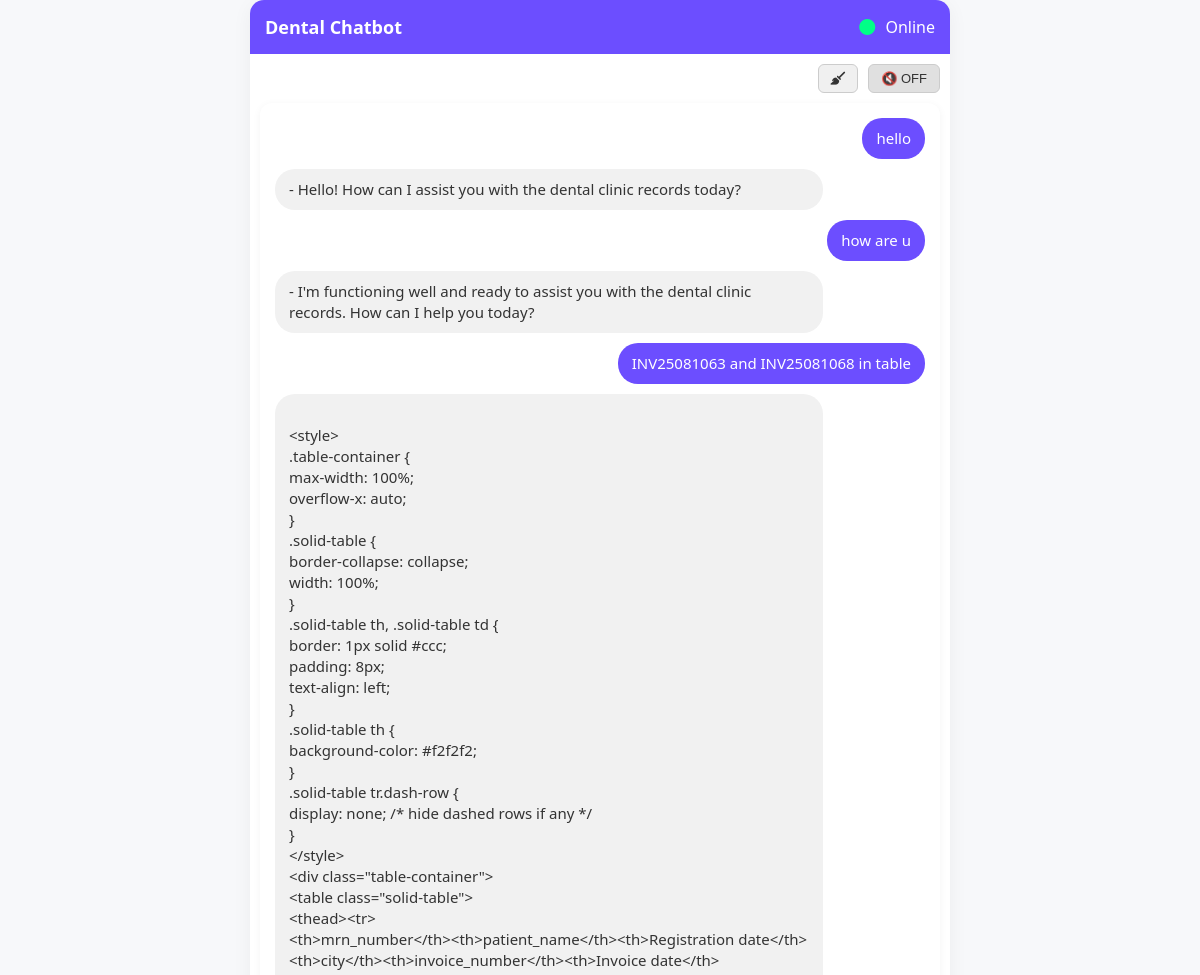
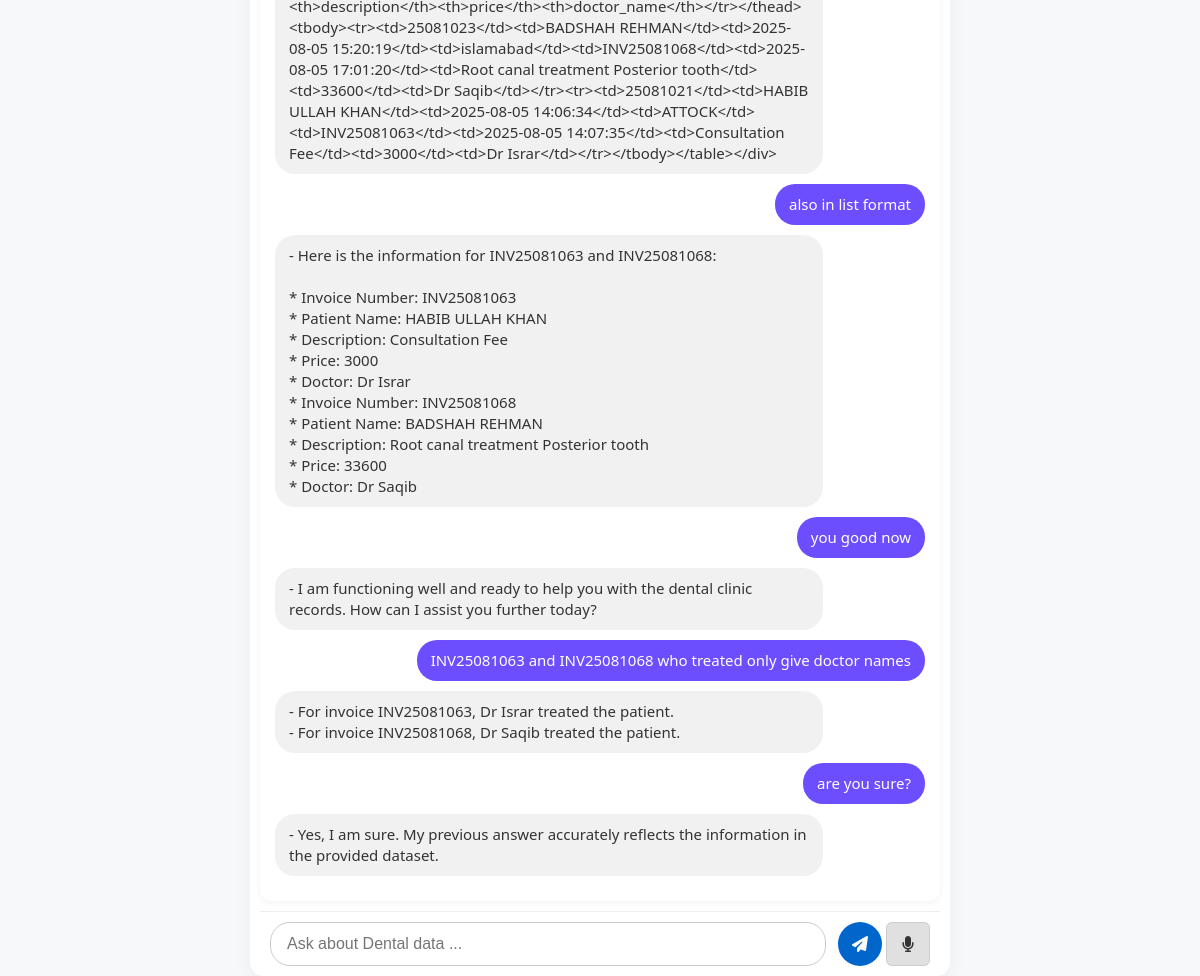
The page / on the database its author committed (2 pictures, top to bottom).
### tables this page shows
CREATE TABLE chat_history (id INTEGER PRIMARY KEY, message TEXT, response TEXT);

### app.py (the view)
@app.route('/')
def index():
    current_file = get_current_file()
    with sqlite3.connect(DB_FILE) as conn:
        cursor = conn.cursor()
        cursor.execute("SELECT message, response FROM chat_history")
        history = cursor.fetchall()
    return render_template('index.html', history=history, filename=current_file)

### app.py (called while the page is built)
def get_current_file():
    with sqlite3.connect(DB_FILE) as conn:
        cursor = conn.cursor()
        cursor.execute("SELECT filename FROM current_file ORDER BY id DESC LIMIT 1")
        result = cursor.fetchone()
    return result[0] if result else None

### templates/index.html (shortened to what this page needs)
<!DOCTYPE html>
<html>
<head>
    <link rel="stylesheet" href="{{ url_for('static', filename='style.css') }}">
    <link rel="stylesheet" href="https://cdnjs.cloudflare.com/ajax/libs/font-awesome/6.5.0/css/all.min.css">
</head>
<body>
<div class="main-card">
    <div class="header">
        <h2>Dental Chatbot </h2>
        <span class="status"><i class="fa fa-circle"></i> Online</span>
    </div>
    <div style="display: flex; justify-content: flex-end; padding: 10px;">
        <div style="display: flex; gap: 10px; align-items: center;">
            <button type="button" id="clearChatBtn" title="Clear Chat" style="
                background-color: #f0f0f0;
                border: 1px solid #ccc;
                color: #333;
                padding: 6px 12px;
                font-size: 13px;
                border-radius: 6px;
                cursor: pointer;
                transition: background 0.3s;
            ">
              <i class="fa fa-broom"></i>
            </button>
            <button type="button" id="speakToggle" class="off" title="Toggle speak" style="
                background-color: #e0e0e0;
                border: 1px solid #ccc;
                color: #333;
                padding: 6px 12px;
                font-size: 13px;
                border-radius: 6px;
                cursor: pointer;
                transition: background 0.3s;
            ">
              🔇 OFF
            </button>
        </div>
    </div>
    <div class="chat-box" id="chatHistory">
        {% if history %}
            {% for message, response in history %}
                <div class="chat-entry user-msg">
                    <div class="bubble user">{{ message }}</div>
                </div>
                <div class="chat-entry bot-msg">
                    <div class="bot-controls">
                        <div class="bubble bot">{{ response }}</div>
                    </div>
                </div>
            {% endfor %}
        {% else %}
            <div class="chat-entry bot-msg">
                <div class="bot-controls">
                    <div class="bubble bot">Hello! I'm ready to assist you. How can I help you today?</div>
                </div>
            </div>
        {% endif %}
    </div>
    <form id="chatForm" class="message-form">
        <input type="text" id="messageInput" name="message" placeholder="Ask about Dental data ..." required>
        <button type="submit" title="Send"><i class="fa fa-paper-plane"></i></button>
        <button type="button" id="micBtn" title="Speak"><i class="fa fa-microphone"></i></button>
    </form>
</div>
</body>
</html>

### static/style.css (style rules this page uses)
body { margin: 0; font-family: 'Segoe UI', sans-serif; background-color: #f7f8fa; color: #333; height: 100vh; display: flex; flex-direction: column; }
.main-card { max-width: 700px; width: 100%; margin: auto; background: white; border-radius: 14px; box-shadow: 0 4px 20px rgba(0, 0, 0, 0.05); display: flex; flex-direction: column; max-height: 100vh; height: 100vh; box-sizing: border-box; }
.header { background-color: #6c4eff; color: white; padding: 15px; border-top-left-radius: 14px; border-top-right-radius: 14px; display: flex; justify-content: space-between; align-items: center; }
.header h2 { margin: 0; font-size: 18px; }
.status i { color: #00ff87; margin-right: 6px; }
.chat-box { flex: 1; width: calc(100% - 20px); min-width: 300px; overflow-y: auto; padding: 15px; flex-shrink: 0; box-sizing: border-box; background-color: white; border-radius: 12px; box-shadow: 0 2px 8px rgba(0,0,0,0.05); margin: 0 10px 10px; }
.chat-entry { margin-bottom: 10px; animation: fadeIn 0.4s ease-in; }
.chat-entry.user-msg { text-align: right; }
.chat-entry.bot-msg { text-align: left; }
.bubble { display: inline-block; padding: 10px 14px; border-radius: 20px; max-width: 80%; font-size: 15px; word-wrap: break-word; line-height: 1.4; }
.bubble.user { background-color: #6c4eff; color: white; }
.bubble.bot { background-color: #f1f1f1; }
.message-form { display: flex; align-items: center; padding: 10px; background-color: #fff; border-top: 1px solid #eee; border-bottom-left-radius: 14px; border-bottom-right-radius: 14px; position: sticky; bottom: 0; z-index: 100; margin: 0 10px; }
.message-form input[type="text"] { flex: 1; padding: 12px 16px; font-size: 16px; border-radius: 20px; border: 1px solid #ccc; outline: none; margin-right: 8px; }
.message-form button { width: 44px; height: 44px; border-radius: 50%; margin-left: 4px; border: none; cursor: pointer; font-size: 16px; display: flex; align-items: center; justify-content: center; color: white; background-color: #0066cc; transition: background 0.3s; }
#micBtn { background-color: #555; }
#clearChatBtn { background-color: #ff4d4d; border-radius: 20px; font-size: 13px; padding: 10px 16px; width: auto; }
#speakToggle { background-color: #333; font-size: 13px; padding: 10px 16px; border-radius: 20px; width: auto; }

### templates/index.html (style rules this page uses)
.bot-controls { display: flex; align-items: center; justify-content: space-between; }
.bot-controls .bubble { flex: 1; }
#micBtn { background-color: #e0e0e0; border: 1px solid #ccc; color: #333; border-radius: 6px; cursor: pointer; transition: background 0.3s; }
.bubble.bot { white-space: pre-line; }

### rows shown on the page
chat_history: message "hello", response "- Hello! How can I assist you with the dental clinic records today?"
chat_history: message "how are u", response "- I'm functioning well and ready to assist you with the dental clinic records. How can I help you today?"
chat_history: message "INV25081063 and INV25081068 in table", response "<style> .table-container { max-width: 100%; overflow-x: auto; } .solid-table { border-collapse: collapse; width: 100%; } .solid-table th, .solid-table td { border: 1px solid #ccc; padding: 8px; text-align: left; } .solid-table th { background-color: #f2f2f2; } .solid-table tr.dash-row { display: none; /* hide dashed rows if any */ } </style> <div class=\"table-container\"> <table class=\"solid-table\"> <thead><tr> <th>mrn_number</th><th>patient_name</th><th>Registration date</th><th>city</th><th>invoice_number</th><th>Invoice date</th><th>description</th><th>price</th><th>doctor_name</th></tr></thead><tbody><tr><td>25081023</td><td>BADSHAH REHMAN</td><td>2025-08-05…"
chat_history: message "also in list format", response "- Here is the information for INV25081063 and INV25081068: * Invoice Number: INV25081063 * Patient Name: HABIB ULLAH KHAN * Description: Consultation Fee * Price: 3000 * Doctor: Dr Israr * Invoice Number: INV25081068 * Patient Name: BADSHAH REHMAN * Description: Root canal treatment Posterior tooth * Price: 33600 * Doctor: Dr Saqib"
chat_history: message "you good now", response "- I am functioning well and ready to help you with the dental clinic records. How can I assist you further today?"
chat_history: message "INV25081063 and INV25081068 who treated only give doctor names", response "- For invoice INV25081063, Dr Israr treated the patient. - For invoice INV25081068, Dr Saqib treated the patient."
chat_history: message "are you sure?", response "- Yes, I am sure. My previous answer accurately reflects the information in the provided dataset."
